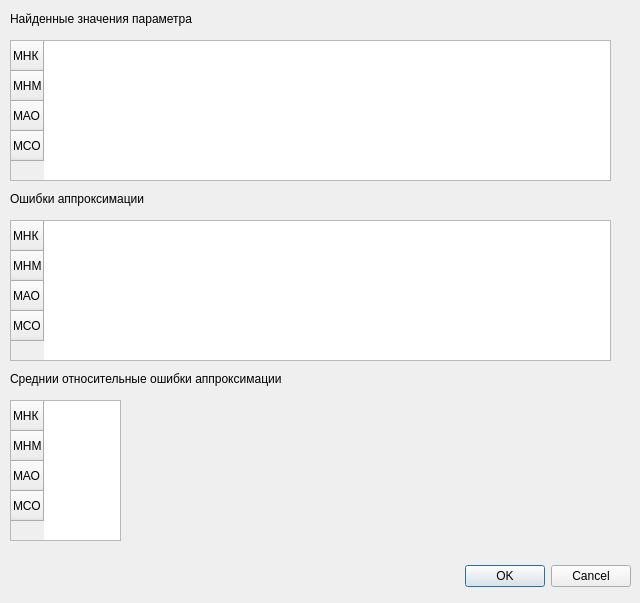
<?xml version="1.0" encoding="UTF-8"?>
<ui version="4.0">
 <class>Dialog</class>
 <widget class="QDialog" name="Dialog">
  <property name="geometry">
   <rect>
    <x>0</x>
    <y>0</y>
    <width>640</width>
    <height>603</height>
   </rect>
  </property>
  <property name="windowTitle">
   <string>Решение</string>
  </property>
  <widget class="QDialogButtonBox" name="buttonBox">
   <property name="geometry">
    <rect>
     <x>10</x>
     <y>560</y>
     <width>621</width>
     <height>32</height>
    </rect>
   </property>
   <property name="orientation">
    <enum>Qt::Horizontal</enum>
   </property>
   <property name="standardButtons">
    <set>QDialogButtonBox::Cancel|QDialogButtonBox::Ok</set>
   </property>
  </widget>
  <widget class="QTableWidget" name="tableWidget">
   <property name="geometry">
    <rect>
     <x>10</x>
     <y>40</y>
     <width>601</width>
     <height>141</height>
    </rect>
   </property>
   <row>
    <property name="text">
     <string>МНК</string>
    </property>
   </row>
   <row>
    <property name="text">
     <string>МНМ</string>
    </property>
   </row>
   <row>
    <property name="text">
     <string>МАО</string>
    </property>
   </row>
   <row>
    <property name="text">
     <string>МСО</string>
    </property>
   </row>
  </widget>
  <widget class="QTableWidget" name="tableWidget_2">
   <property name="geometry">
    <rect>
     <x>10</x>
     <y>220</y>
     <width>601</width>
     <height>141</height>
    </rect>
   </property>
   <row>
    <property name="text">
     <string>МНК</string>
    </property>
   </row>
   <row>
    <property name="text">
     <string>МНМ</string>
    </property>
   </row>
   <row>
    <property name="text">
     <string>МАО</string>
    </property>
   </row>
   <row>
    <property name="text">
     <string>МСО</string>
    </property>
   </row>
  </widget>
  <widget class="QTableWidget" name="tableWidget_3">
   <property name="geometry">
    <rect>
     <x>10</x>
     <y>400</y>
     <width>111</width>
     <height>141</height>
    </rect>
   </property>
   <row>
    <property name="text">
     <string>МНК</string>
    </property>
   </row>
   <row>
    <property name="text">
     <string>МНМ</string>
    </property>
   </row>
   <row>
    <property name="text">
     <string>МАО</string>
    </property>
   </row>
   <row>
    <property name="text">
     <string>МСО</string>
    </property>
   </row>
  </widget>
  <widget class="QLabel" name="label">
   <property name="geometry">
    <rect>
     <x>10</x>
     <y>10</y>
     <width>261</width>
     <height>17</height>
    </rect>
   </property>
   <property name="text">
    <string>Найденные значения параметра</string>
   </property>
  </widget>
  <widget class="QLabel" name="label_2">
   <property name="geometry">
    <rect>
     <x>10</x>
     <y>190</y>
     <width>261</width>
     <height>17</height>
    </rect>
   </property>
   <property name="text">
    <string>Ошибки аппроксимации</string>
   </property>
  </widget>
  <widget class="QLabel" name="label_3">
   <property name="geometry">
    <rect>
     <x>10</x>
     <y>370</y>
     <width>401</width>
     <height>17</height>
    </rect>
   </property>
   <property name="text">
    <string>Среднии относительные ошибки аппроксимации</string>
   </property>
  </widget>
 </widget>
 <resources/>
 <connections>
  <connection>
   <sender>buttonBox</sender>
   <signal>accepted()</signal>
   <receiver>Dialog</receiver>
   <slot>accept()</slot>
   <hints>
    <hint type="sourcelabel">
     <x>248</x>
     <y>254</y>
    </hint>
    <hint type="destinationlabel">
     <x>157</x>
     <y>274</y>
    </hint>
   </hints>
  </connection>
  <connection>
   <sender>buttonBox</sender>
   <signal>rejected()</signal>
   <receiver>Dialog</receiver>
   <slot>reject()</slot>
   <hints>
    <hint type="sourcelabel">
     <x>316</x>
     <y>260</y>
    </hint>
    <hint type="destinationlabel">
     <x>286</x>
     <y>274</y>
    </hint>
   </hints>
  </connection>
 </connections>
</ui>
